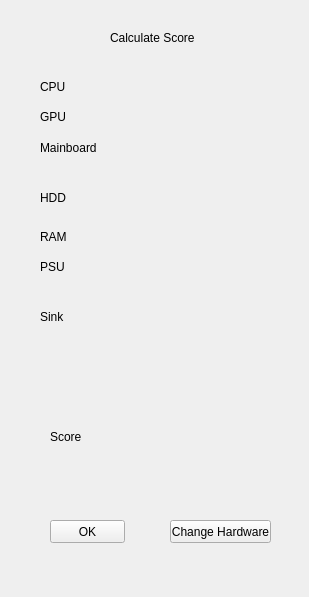
<?xml version="1.0" encoding="UTF-8"?>
<ui version="4.0">
 <class>Form</class>
 <widget class="QWidget" name="Form">
  <property name="geometry">
   <rect>
    <x>0</x>
    <y>0</y>
    <width>309</width>
    <height>597</height>
   </rect>
  </property>
  <property name="windowTitle">
   <string>Form</string>
  </property>
  <widget class="QLabel" name="label">
   <property name="geometry">
    <rect>
     <x>110</x>
     <y>30</y>
     <width>91</width>
     <height>16</height>
    </rect>
   </property>
   <property name="text">
    <string>Calculate Score</string>
   </property>
  </widget>
  <widget class="QLabel" name="label_2">
   <property name="geometry">
    <rect>
     <x>40</x>
     <y>80</y>
     <width>47</width>
     <height>13</height>
    </rect>
   </property>
   <property name="text">
    <string>CPU</string>
   </property>
  </widget>
  <widget class="QLabel" name="label_3">
   <property name="geometry">
    <rect>
     <x>40</x>
     <y>110</y>
     <width>47</width>
     <height>13</height>
    </rect>
   </property>
   <property name="text">
    <string>GPU</string>
   </property>
  </widget>
  <widget class="QLabel" name="label_4">
   <property name="geometry">
    <rect>
     <x>40</x>
     <y>140</y>
     <width>61</width>
     <height>16</height>
    </rect>
   </property>
   <property name="text">
    <string>Mainboard</string>
   </property>
  </widget>
  <widget class="QLabel" name="label_5">
   <property name="geometry">
    <rect>
     <x>40</x>
     <y>230</y>
     <width>47</width>
     <height>13</height>
    </rect>
   </property>
   <property name="text">
    <string>RAM</string>
   </property>
  </widget>
  <widget class="QLabel" name="label_6">
   <property name="geometry">
    <rect>
     <x>40</x>
     <y>260</y>
     <width>47</width>
     <height>13</height>
    </rect>
   </property>
   <property name="text">
    <string>PSU</string>
   </property>
  </widget>
  <widget class="QLabel" name="label_7">
   <property name="geometry">
    <rect>
     <x>40</x>
     <y>310</y>
     <width>47</width>
     <height>13</height>
    </rect>
   </property>
   <property name="text">
    <string>Sink</string>
   </property>
  </widget>
  <widget class="QLabel" name="label_8">
   <property name="geometry">
    <rect>
     <x>40</x>
     <y>190</y>
     <width>41</width>
     <height>16</height>
    </rect>
   </property>
   <property name="text">
    <string>HDD</string>
   </property>
  </widget>
  <widget class="QLabel" name="label_9">
   <property name="geometry">
    <rect>
     <x>50</x>
     <y>430</y>
     <width>47</width>
     <height>13</height>
    </rect>
   </property>
   <property name="text">
    <string>Score</string>
   </property>
  </widget>
  <widget class="QPushButton" name="pushButton">
   <property name="geometry">
    <rect>
     <x>50</x>
     <y>520</y>
     <width>75</width>
     <height>23</height>
    </rect>
   </property>
   <property name="text">
    <string>OK</string>
   </property>
  </widget>
  <widget class="QPushButton" name="pushButton_2">
   <property name="geometry">
    <rect>
     <x>170</x>
     <y>520</y>
     <width>101</width>
     <height>23</height>
    </rect>
   </property>
   <property name="text">
    <string>Change Hardware</string>
   </property>
  </widget>
 </widget>
 <resources/>
 <connections/>
</ui>
